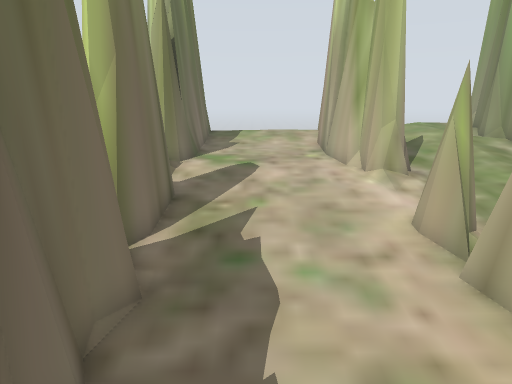
[1] (above)

16 first-person views from a walk through a world built for the Gazebo simulator. The camera is 0.92 m above the floor, tilts 14° down and sees 70° across. The lines on the ground mark 1 m squares. The floor is counted in squares, 0.25 m on a side. Each view is taken from the middle of a square. On the plan, view 1 faces up. The plan holds only what a view shows up to about 20 squares ahead; the rest is blank. The place goes on beyond the plan.

[2]
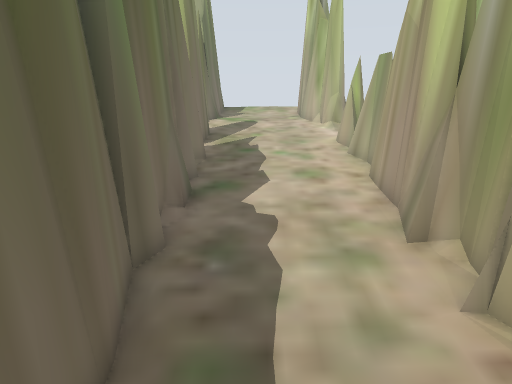

[3]
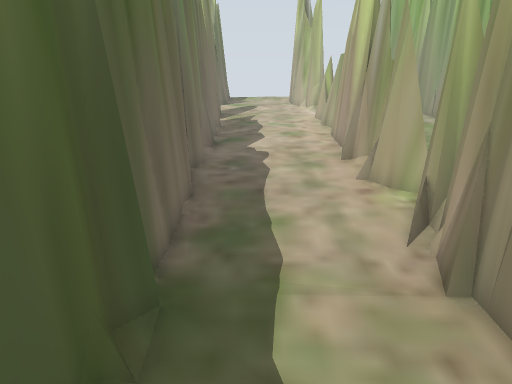

[4]
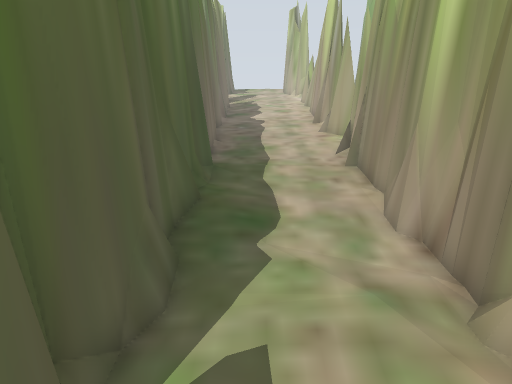

[5]
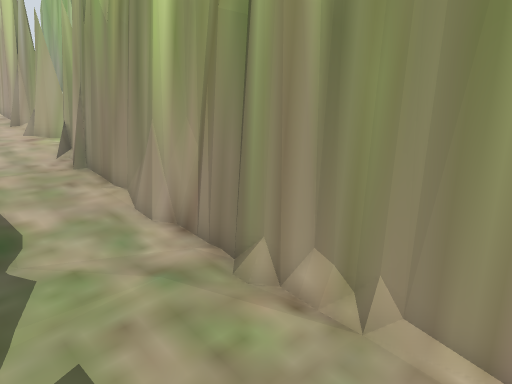

[6]
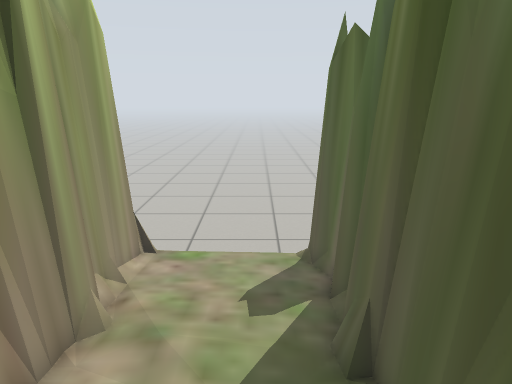

[7]
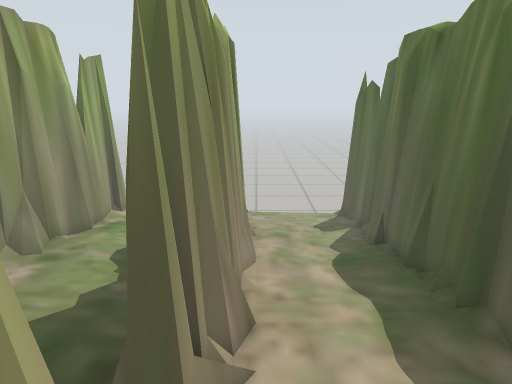

[8]
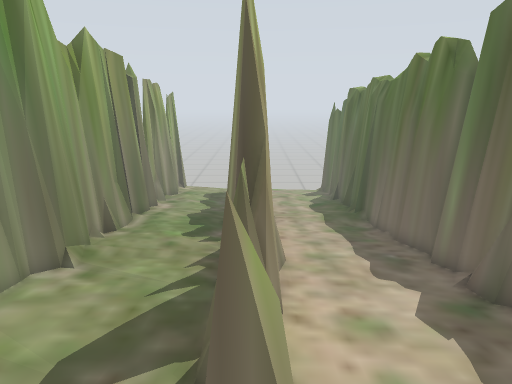

[9]
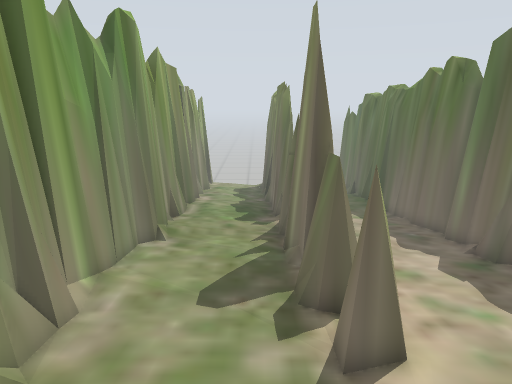

[10]
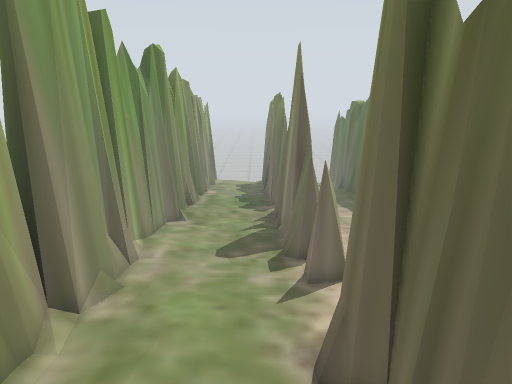

[11]
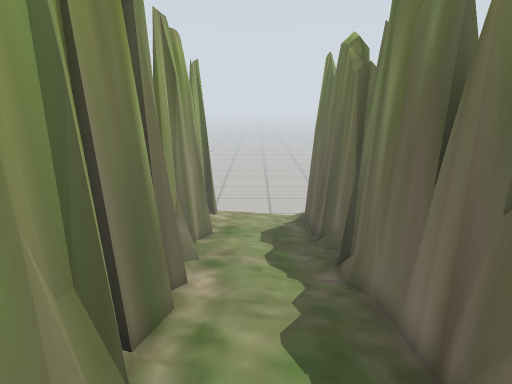

[12]
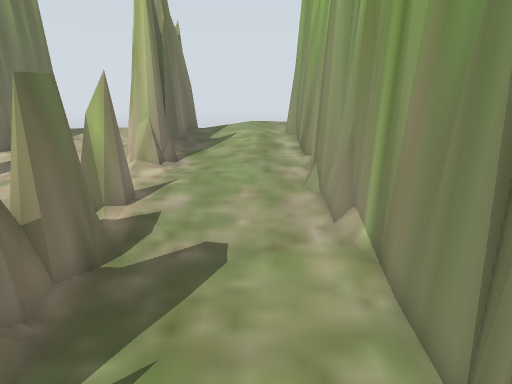

[13]
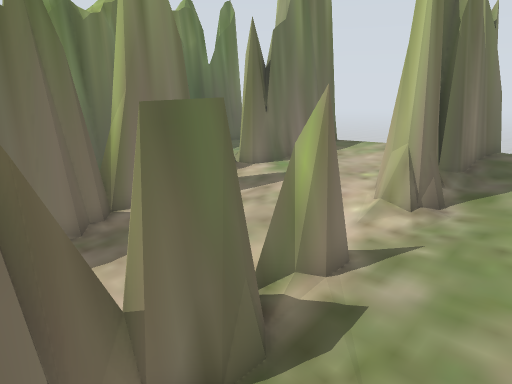

[14]
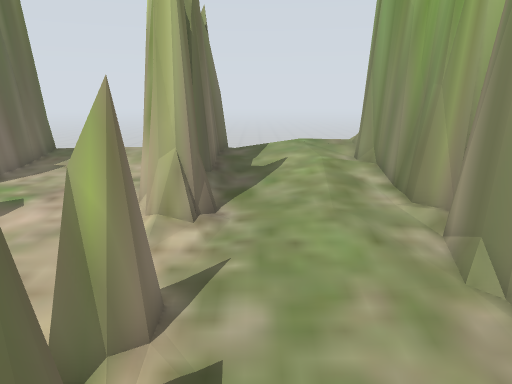

[15]
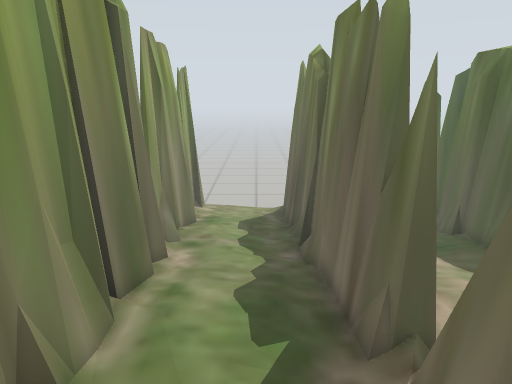

[16]
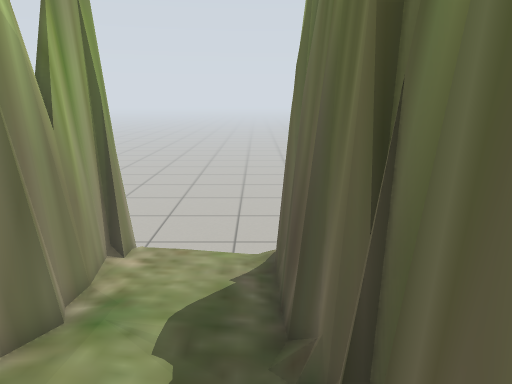

### Floor plan
Key: @ floor where view 1 was taken; # wall or solid block; x gap in a wall; . main floor; : floor 0.25 m higher than the main floor; - floor 0.25 m lower than the main floor; + floor 0.5 m higher than the main floor; _ floor 0.5 m lower than the main floor; < floor 0.75 m lower than the main floor; ( floor 1 m lower than the main floor; = window, fence, low wall or low ledge; v drop or lower ground.
Columns run from 4 left of view 1 to 11 right of it. Each row starts with its distance up from view 1.
 18  v=vvvvxv=vvvvx
 17  #=:::: #=::++#
 16 ##=:::: #=::::#
 15 ##=::::##=::::#
 14  #=::::##=::::#
 13 =#=::::##:::::#
 12  x:::::=#=::::#
 11   ......:.::::#
 10   .........:::#x
  9  ##...........#
  8  ##.....==....#
  7 =#=.....=.....#
  6  #=.....=.....#
  5  ##.....==....#
  4  ##.....==....#
  3   #-----=--...=
  2   #----=#=---.#
  1   #----=##----#v
  0   #-@--=##----#
 -1   #----=#=----#
 -2   #-----#=----#
 -3   #----=#=----#
 -4   #__---==----#
 -5   #_____-__---#
 -6   #_____#=_---#
 -7   #_____##__--#
 -8   #____==#____#v
 -9   #____=##____#
-10   #____=##____#
-11   #____=##____#
-12   #____=v#____=#
-13   #_<<<=v#<___=#
-14   #<<<<=##<<__#v
-15   #<<<<=##<<<_#v
-16   #<<<<=v#<<<<#v
-17  ##<<<<=##<<<<#
-18  ##<<<<<##<<<<#v
-19  ##<<<<<##<<<<=#
-20  ##<<<<<##<<<<<#
-21  ##((((<##<<<<#v
-22   #vvvvv# vvvv=v

Where each view was taken, in squares from view 1:
view 1: 0 up, 0 right, facing up
view 2: 8 down, 0 right, facing up
view 3: 14 down, 0 right, facing up
view 4: 21 down, 0 right, facing up
view 5: 21 down, 1 left, facing up-right
view 6: 10 down, 0 right, facing down
view 7: 2 down, 3 right, facing down
view 8: 10 up, 4 right, facing down
view 9: 13 up, 6 right, facing down
view 10: 17 up, 6 right, facing down
view 11: 2 down, 8 right, facing down
view 12: 2 down, 8 right, facing up
view 13: 2 up, 8 right, facing up-left
view 14: 3 up, 6 right, facing up
view 15: 0 up, 7 right, facing down
view 16: 10 down, 6 right, facing down
